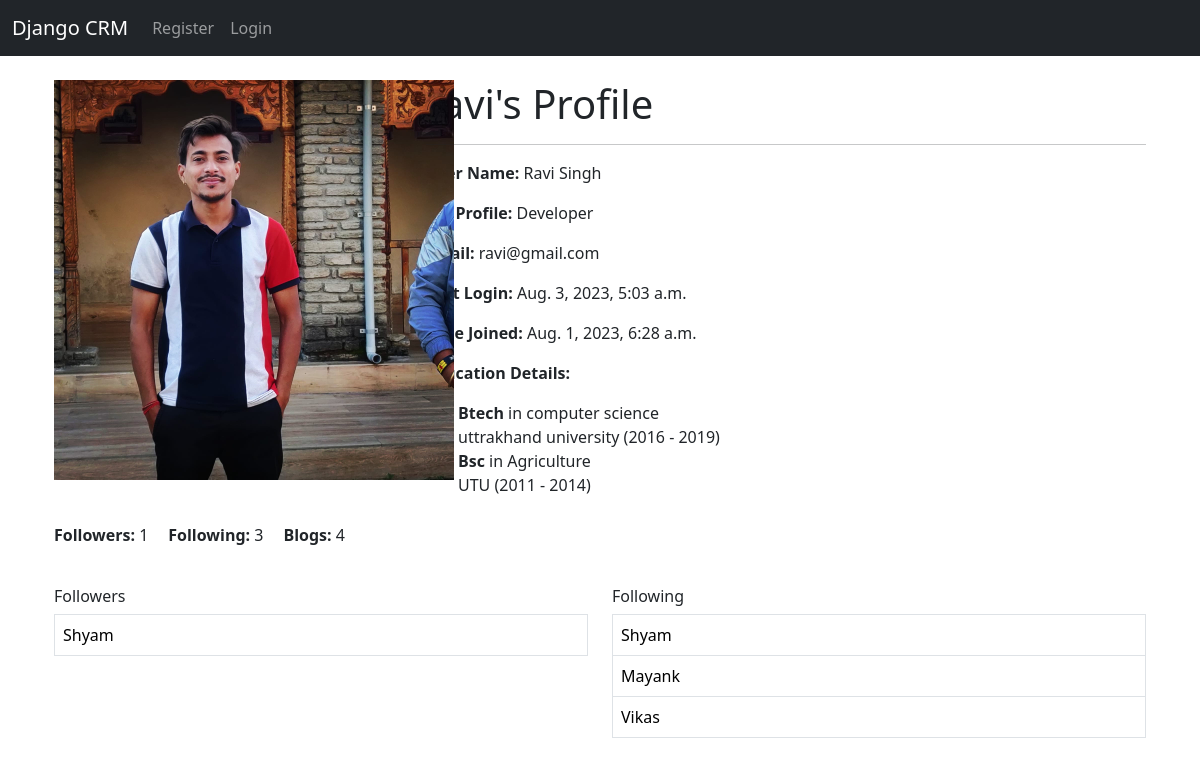
Screenshot of /author_profile/1/ with the database file from the repository.
### website/models.py (models this page shows, shortened)
class Education(models.Model):
    user = models.ForeignKey(User, on_delete=models.CASCADE, related_name='education')
    is_higher_education = models.BooleanField(default=True)
    degree = models.CharField(max_length=100)
    field_of_study = models.CharField(max_length=100, null=True, blank=True)
    institution = models.CharField(max_length=200)
    start_year = models.PositiveIntegerField()
    end_year = models.PositiveIntegerField()

class UserProfile(models.Model):
    user = models.OneToOneField(User, on_delete=models.CASCADE, related_name='user_image')
    profile_image = models.ImageField(upload_to='profile_images/', null=True, blank=True)
    job_profile = models.CharField(max_length=200, null=True, blank=True)
    followers = models.ManyToManyField(User, related_name='following', blank=True)
    followings = models.ManyToManyField(User, related_name='followers', blank=True)

### website/views.py (the view)
# urls.py: path('author_profile/<int:author_id>/', views.author_profile, name='author_profile'),
def author_profile(request, author_id):
    author = get_object_or_404(User, id=author_id)
    blogs_count = BlogPost.objects.filter(author=author).count()
    profile_instance = UserProfile.objects.filter(user=author)
    education_details = author.education.all()
    if profile_instance:
    	image_url = profile_instance.last().profile_image.url if profile_instance.last().profile_image else None
    	user_profile = profile_instance.last()
    else:
    	image_url = 'https://images.unsplash.com/photo-1608231857279-40bea0778f5f?crop=entropy&cs=tinysrgb&fit=crop&fm=jpg&h=100&ixid=MnwxfDB8MXxyYW5kb218MHx8fHx8fHx8MTY5MDk1NTQ1NQ&ixlib=rb-4.0.3&q=80&utm_campaign=api-credit&utm_medium=referral&utm_source=unsplash_source&w=100'
    return render(request, 'author_profile.html', {
    	'author': author,
    	'image_url': image_url,
    	'user_profile': user_profile,
    	'blogs': blogs_count,
    	'education_details': education_details
    })

### website/templates/author_profile.html (shortened to what this page needs)
{% extends 'base.html' %}
{% block content %}
<div class="container">
    <div class="row">
        <div class="col-md-4">
            <div class="profile-image-container">
                <img src="{{ image_url }}" alt="{{ author.username }} Profile Image" class="profile-image">
            </div>
        </div>
        <div class="col-md-8">
            <h1>{{ author.username }}'s Profile</h1>
            <hr>
            <p class="card-text"><strong>User Name:</strong> {{ author.first_name }} {{ author.last_name }}</p>
            {% if not job_prifle %}
            <p class="card-text"><strong>Job Profile:</strong> Developer</p>
            {% else %}
            <p class="card-text"><strong>Job Profile:</strong> {{ job_profile }}</p>
            {% endif %}
            <p class="card-text"><strong>Email:</strong> {{ author.email }}</p>
            <p class="card-text"><strong>Last Login:</strong> {{ author.last_login }}</p>
            <p class="card-text"><strong>Date Joined:</strong> {{ author.date_joined }}</p>
            <p class="card-text">
                <strong style="display: inline-block; margin-right: 5px;">Education Details:</strong>
                {% if education_details %}
                <ul>
                    {% for education in education_details %}
                    <li>
                        <strong>{{ education.degree }}</strong> in {{ education.field_of_study }}<br>
                        {{ education.institution }} ({{ education.start_year }} - {{ education.end_year }})
                    </li>
                    {% endfor %}
                </ul>
                {% endif %}
            </p>
         </div>
    </div>
    <div class="profile-counts">
        <p><strong>Followers:</strong> {{ user_profile.followers.count }}</p>
        <p><strong>Following:</strong> {{ user_profile.followings.count }}</p>
        <p><strong>Blogs:</strong> {{ blogs }}</p>
    </div>
</div>
{% if user_profile.followers.count or user_profile.followings.count %}
<div class="container mt-4">
    <div class="row">
        <div class="col-md-6">
            <div class="followers-section">
                <h6>Followers</h6>
                <table class="table table-bordered">
                    <tbody>
                        {% for follower in user_profile.followers.all %}
                            <tr>
                                <td><a href="{% url 'author_profile' follower.id %}" class="profile-link">{{ follower.username }}</a></td>
                            </tr>
                        {% endfor %}
                    </tbody>
                </table>
            </div>
        </div>
        <div class="col-md-6">
            <div class="following-section">
                <h6>Following</h6>
                <table class="table table-bordered">
                    <tbody>
                        {% for following in user_profile.followings.all %}
                            <tr>
                                <td><a href="{% url 'author_profile' following.id %}" class="profile-link">{{ following.username }}</a></td>
                            </tr>
                        {% endfor %}
                    </tbody>
                </table>
            </div>
        </div>
    </div>
</div>
{% endif %}
{% endblock %}

### website/static/css/styles.css (style rules this page uses)
.profile-counts { display: flex; align-items: center; margin-top: 10px; }
.profile-counts p { margin-right: 20px; }
.profile-link { color: black; text-decoration: none; }

### website/templates/author_profile.html (style rules this page uses)
.profile-image-container { width: 400px; height: 400px; position: relative; overflow: hidden; }
.profile-image { width: 100%; height: auto; object-fit: cover; }

### rows the page displays
Education: degree "Btech", field_of_study "computer science", institution "uttrakhand university", start_year "2016", end_year "2019"
Education: degree "Bsc", field_of_study "Agriculture", institution "UTU", start_year "2011", end_year "2014"
UserProfile: followers.count "1", followings.count "3"

### other values shown
{{ author.username }} "ravi"
{{ author.first_name }} "Ravi"
{{ author.last_name }} "Singh"
{{ author.email }} "ravi@gmail.com"
{{ author.last_login }} "Aug. 3, 2023, 5:03 a.m."
{{ author.date_joined }} "Aug. 1, 2023, 6:28 a.m."
{{ blogs }} "4"
{{ follower.username }} "Shyam"
{{ following.username }} "Shyam"
{{ following.username }} "Mayank"
{{ following.username }} "Vikas"
